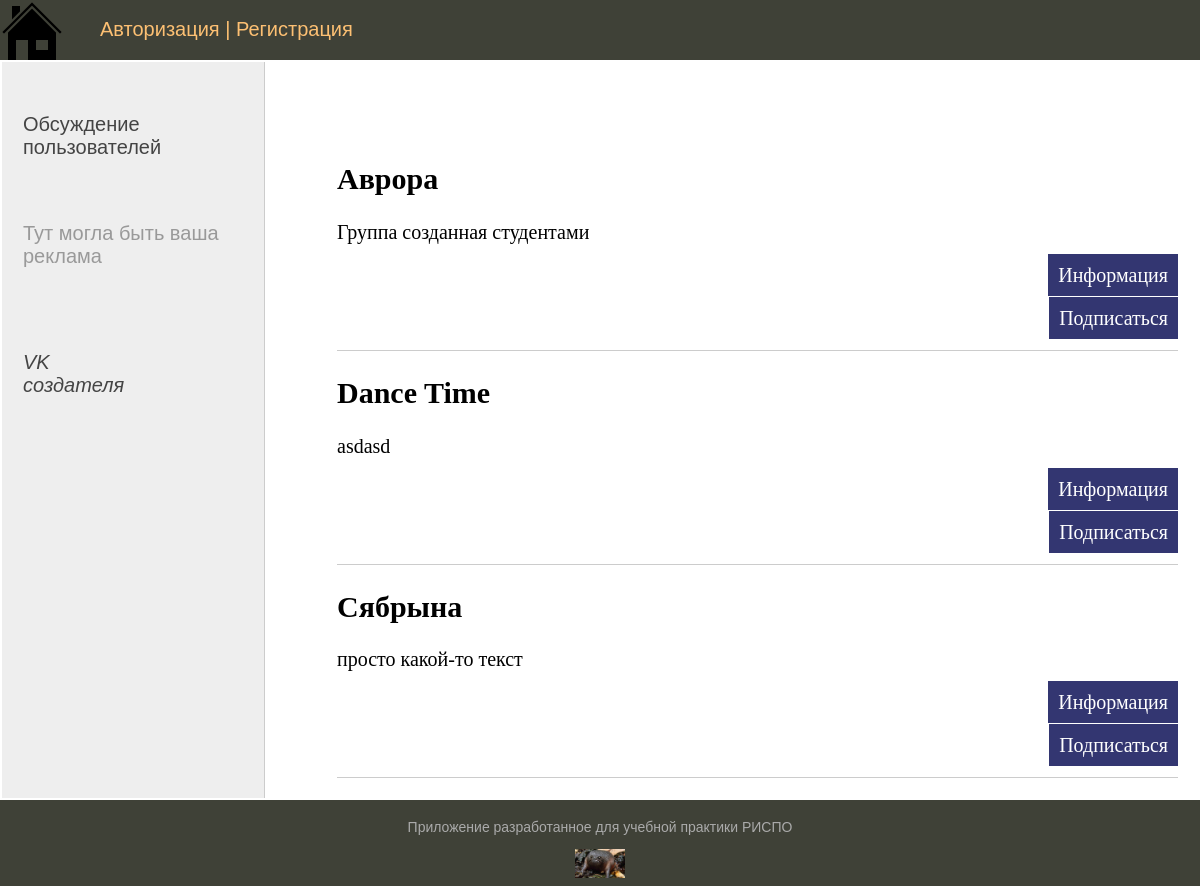
Page /groups/ on the earlier database version.
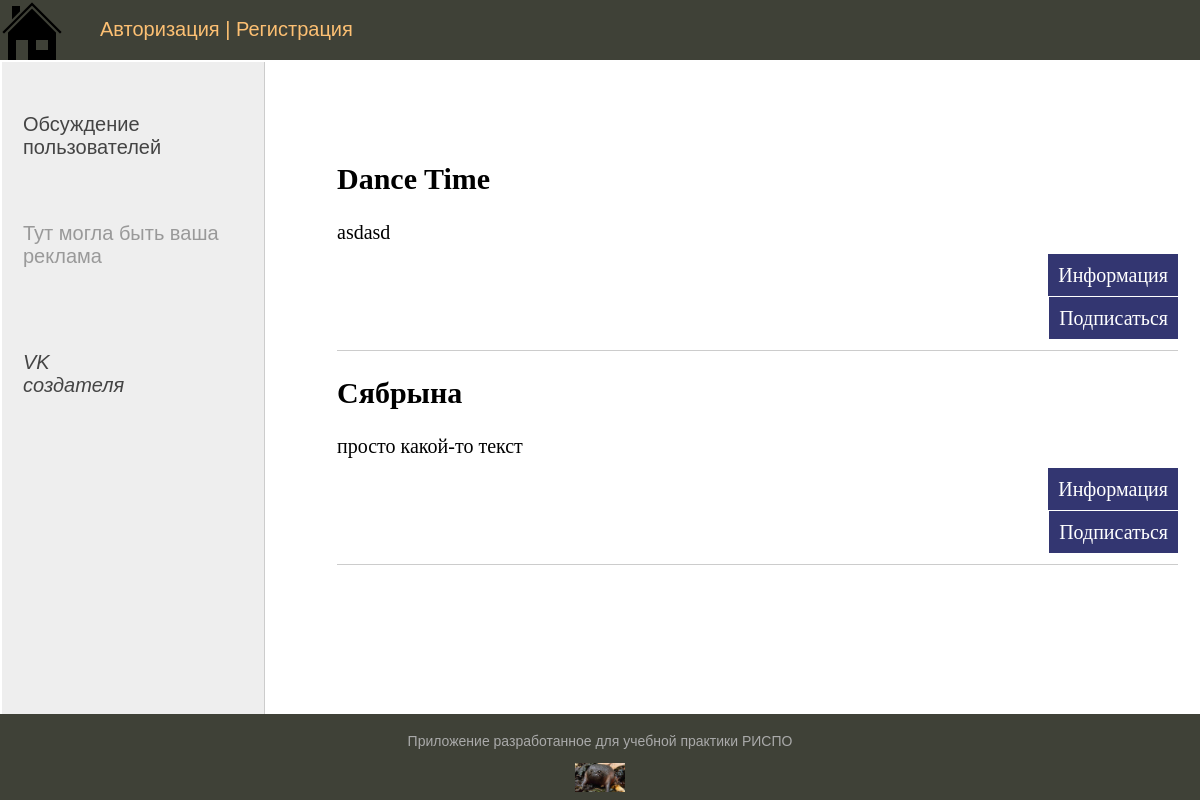
Same page on the later database version.
### people_active/models.py (models this page shows, shortened)
class Groups(models.Model):
    name = models.CharField(max_length=30, db_index=True, verbose_name="Название группы")
    slug = models.SlugField(max_length=200, unique=True, db_index=True, verbose_name="URL")
    title = models.TextField(blank=True, verbose_name="Описания группы")
    def get_absolute_url(self):
        return reverse("show_group", kwargs={"group_slug": self.slug})
    class Meta:
        verbose_name_plural = "Группы"
        ordering = ["-id"]

### people_active/views.py (the view)
# urls.py: path("groups/", ShowGroup.as_view(), name="groups"),
class ShowGroup(DataMixin, ListView):
    model = Groups
    template_name = "Group.html"
    context_object_name = "group"
    def get_queryset(self):
        return Activity.objects.filter(is_published=True)
    def get_context_data(self, *, object_list=None, **kwargs):
        context = super().get_context_data(**kwargs)
        data_mixin_def = self.get_user_context(title="Все группы")
        return context | data_mixin_def

### people_active/utils.py (called while the page is built)
    def get_user_context(self, **kwargs):
        context = kwargs
        groups = Groups.objects.all()
        user_menu = menu.copy()
        if not self.request.user.is_authenticated:
            user_menu.pop(2)
        context["menu"] = user_menu
        context["group"] = groups
        return context

### people_active/templates/Group.html (shortened to what this page needs)
{% extends 'base.html' %}
{% block content %}
<ul class="list-articles">
    {% for g in group %}
    <li>
        <h2>{{ g.name }}</h2>
        <p> {{ g.title|linebreaks|truncatewords:15}} </p>
        <p class="link-read-post"><a href="{{ g.get_absolute_url }}">Информация</a></p>
        <p class="link-read-post"><a href="/subscribe">Подписаться</a></p>
    </li>
    {% endfor %}
</ul>
{% endblock content %}

Differences in the rows shown:
removed Groups: name "Аврора", title "Группа созданная студентами"
